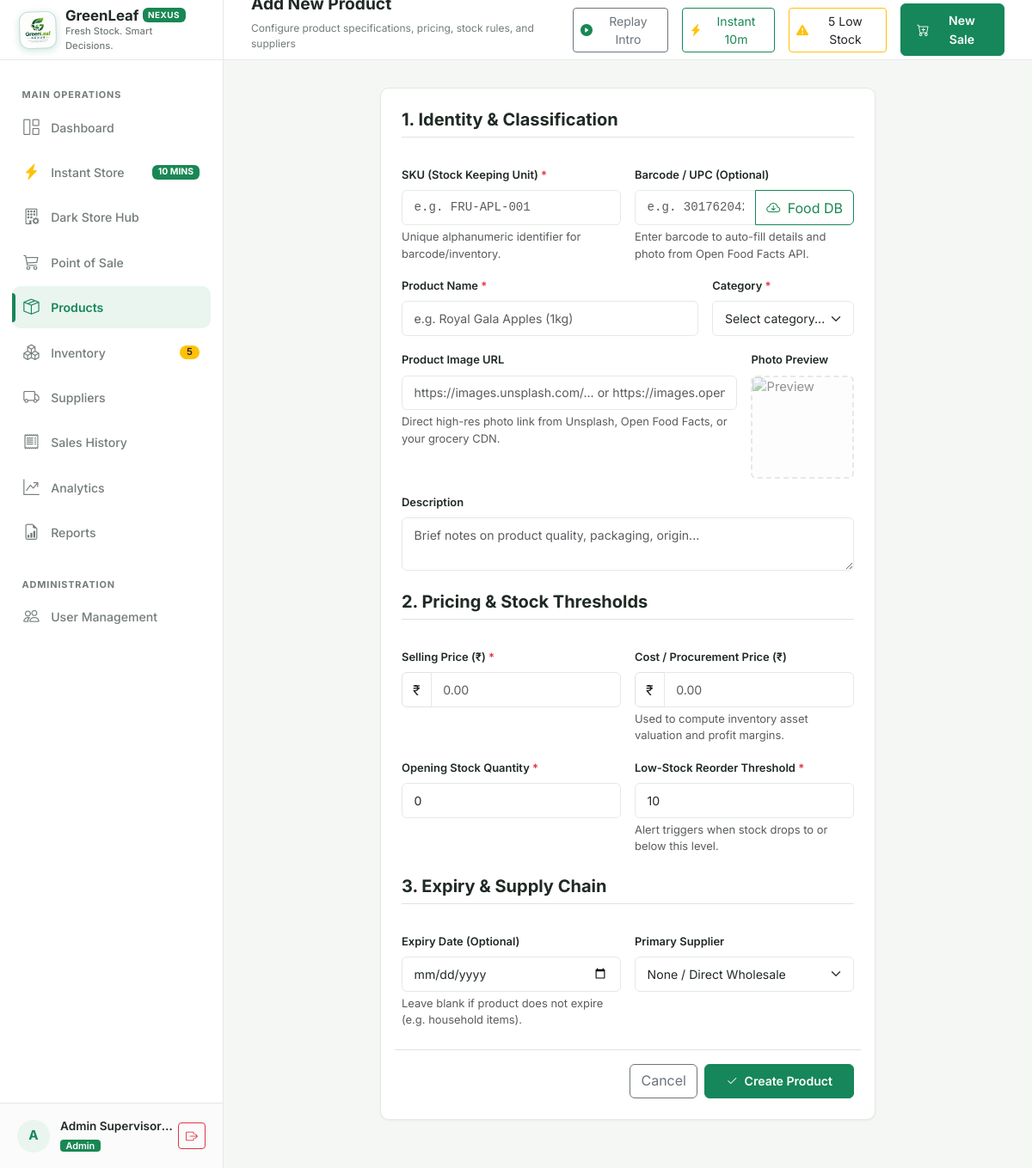
/products/new (signed in), run on the app's committed database.
### models/user.py (models this page shows, shortened)
class User(UserMixin, db.Model):
    __tablename__ = "users"
    user_id = db.Column(db.Integer, primary_key=True, autoincrement=True)
    username = db.Column(db.String(50), unique=True, nullable=False, index=True)
    full_name = db.Column(db.String(100), nullable=False)
    password_hash = db.Column(db.String(255), nullable=False)
    role = db.Column(db.String(20), nullable=False, default="cashier")  # 'admin' or 'cashier'
    is_active = db.Column(db.Boolean, default=True, nullable=False)
    created_at = db.Column(db.DateTime, default=datetime.utcnow, nullable=False)
    sales = db.relationship("Sale", back_populates="cashier", lazy="dynamic")
    movements = db.relationship("InventoryMovement", back_populates="user", lazy="dynamic")
    audit_logs = db.relationship("AuditLog", back_populates="user", lazy="dynamic")
    @property
    def is_admin(self):
        return self.role == "admin"

### routes/products.py (the view, shortened to what this page needs)
@products_bp.route("/new", methods=["GET", "POST"])
@login_required
@admin_required
def create():
    suppliers = Supplier.query.order_by(Supplier.name.asc()).all()
    return render_template("products/form.html", is_edit=False, product={}, suppliers=suppliers)

### routes/auth.py (called while the page is built)
def admin_required(f):
    @wraps(f)
    def decorated_function(*args, **kwargs):
        if not current_user.is_authenticated:
            return redirect(url_for("auth.login", next=request.url))
        if not current_user.is_admin:
            flash("Access denied: Administrator privileges required.", "danger")
            return abort(403)
        return f(*args, **kwargs)
    return decorated_function

### templates/products/form.html (shortened to what this page needs)
{% extends "base.html" %}
{% block page_subtitle %}Configure product specifications, pricing, stock rules, and suppliers{% endblock %}
{% block content %}
<div class="row justify-content-center">
  <div class="col-12 col-lg-8">
    <div class="card-custom">
      <form method="POST" action="{% if is_edit %}{{ url_for('products.edit', product_id=product.product_id) }}{% else %}{{ url_for('products.create') }}{% endif %}">
        <div class="row g-3">
          <div class="col-12">
            <h5 class="fw-bold mb-3 border-bottom pb-2">1. Identity & Classification</h5>
          </div>
          <div class="col-12 col-md-6">
            <label for="sku" class="form-label small fw-semibold">SKU (Stock Keeping Unit) <span class="text-danger">*</span></label>
            <input type="text" class="form-control form-control-custom font-monospace" id="sku" name="sku" value="{{ product.sku or '' }}" placeholder="e.g. FRU-APL-001" required>
            <div class="form-text">Unique alphanumeric identifier for barcode/inventory.</div>
          </div>
          <div class="col-12 col-md-6">
            <label for="barcode" class="form-label small fw-semibold">Barcode / UPC (Optional)</label>
            <div class="input-group">
              <input type="text" class="form-control form-control-custom font-monospace" id="barcode" name="barcode" value="{{ product.barcode or '' }}" placeholder="e.g. 3017620422003">
              <button type="button" id="btnLookupOff" class="btn btn-outline-success" title="Lookup product info and photo in Open Food Facts database">
                <i class="bi bi-cloud-arrow-down me-1"></i> Food DB
              </button>
            </div>
            <div class="form-text" id="barcodeLookupStatus">Enter barcode to auto-fill details and photo from Open Food Facts API.</div>
          </div>
          <div class="col-12 col-md-8">
            <label for="name" class="form-label small fw-semibold">Product Name <span class="text-danger">*</span></label>
            <input type="text" class="form-control form-control-custom" id="name" name="name" value="{{ product.name or '' }}" placeholder="e.g. Royal Gala Apples (1kg)" required>
          </div>
          <div class="col-12 col-md-4">
            <label for="category" class="form-label small fw-semibold">Category <span class="text-danger">*</span></label>
            <select class="form-select form-control-custom" id="category" name="category" required>
              <option value="" disabled {% if not product.category %}selected{% endif %}>Select category...</option>
            </select>
          </div>
          <div class="col-12 col-md-9">
            <label for="image_path" class="form-label small fw-semibold">Product Image URL</label>
            <input type="url" class="form-control form-control-custom" id="image_path" name="image_path" value="{{ product.image_path or '' }}" placeholder="https://images.unsplash.com/... or https://images.openfoodfacts.org/...">
            <div class="form-text">Direct high-res photo link from Unsplash, Open Food Facts, or your grocery CDN.</div>
          </div>
          <div class="col-12 col-md-3">
            <label class="form-label small fw-semibold">Photo Preview</label>
            <div class="product-form-img-preview" id="previewContainer">
              {% if product.image_path %}
                <img id="formImgPreview" src="{{ product.image_path }}" alt="Preview" onerror="this.src='https://images.unsplash.com/photo-1542838132-92c53300491e?auto=format&fit=crop&w=120&q=75';">
              {% else %}
                <img id="formImgPreview" src="https://images.unsplash.com/photo-1542838132-92c53300491e?auto=format&fit=crop&w=120&q=75" alt="Preview" class="opacity-50">
              {% endif %}
            </div>
          </div>
          <div class="col-12">
            <label for="description" class="form-label small fw-semibold">Description</label>
            <textarea class="form-control form-control-custom" id="description" name="description" rows="2" placeholder="Brief notes on product quality, packaging, origin...">{{ product.description or '' }}</textarea>
          </div>
          <div class="col-12 mt-4">
            <h5 class="fw-bold mb-3 border-bottom pb-2">2. Pricing & Stock Thresholds</h5>
          </div>
          <div class="col-12 col-md-6">
            <label for="unit_price" class="form-label small fw-semibold">Selling Price (₹) <span class="text-danger">*</span></label>
            <div class="input-group">
              <span class="input-group-text bg-white">₹</span>
              <input type="number" step="0.01" min="0" class="form-control form-control-custom" id="unit_price" name="unit_price" value="{{ product.unit_price or '' }}" placeholder="0.00" required>
            </div>
          </div>
          <div class="col-12 col-md-6">
            <label for="cost_price" class="form-label small fw-semibold">Cost / Procurement Price (₹)</label>
            <div class="input-group">
              <span class="input-group-text bg-white">₹</span>
              <input type="number" step="0.01" min="0" class="form-control form-control-custom" id="cost_price" name="cost_price" value="{{ product.cost_price or '' }}" placeholder="0.00">
            </div>
            <div class="form-text">Used to compute inventory asset valuation and profit margins.</div>
          </div>
          {% if not is_edit %}
          <div class="col-12 col-md-6">
            <label for="stock_qty" class="form-label small fw-semibold">Opening Stock Quantity <span class="text-danger">*</span></label>
            <input type="number" min="0" class="form-control form-control-custom" id="stock_qty" name="stock_qty" value="{{ product.stock_qty or '0' }}" required>
          </div>
          {% endif %}
          <div class="col-12 col-md-6">
            <label for="reorder_level" class="form-label small fw-semibold">Low-Stock Reorder Threshold <span class="text-danger">*</span></label>
            <input type="number" min="0" class="form-control form-control-custom" id="reorder_level" name="reorder_level" value="{{ product.reorder_level or '10' }}" required>
            <div class="form-text">Alert triggers when stock drops to or below this level.</div>
          </div>
          <div class="col-12 mt-4">
            <h5 class="fw-bold mb-3 border-bottom pb-2">3. Expiry & Supply Chain</h5>
          </div>
          <div class="col-12 col-md-6">
            <label for="expiry_date" class="form-label small fw-semibold">Expiry Date (Optional)</label>
            <input type="date" class="form-control form-control-custom" id="expiry_date" name="expiry_date" value="">
            <div class="form-text">Leave blank if product does not expire (e.g. household items).</div>
          </div>
          <div class="col-12 col-md-6">
            <label for="supplier_id" class="form-label small fw-semibold">Primary Supplier</label>
            <select class="form-select form-control-custom" id="supplier_id" name="supplier_id">
              <option value="">None / Direct Wholesale</option>
            </select>
          </div>
          <div class="col-12 d-flex justify-content-end gap-2 mt-4 pt-3 border-top">
            <a href="{{ url_for('products.index') }}" class="btn btn-outline-secondary">Cancel</a>
            <button type="submit" class="btn btn-green px-4">
              <i class="bi bi-check2 me-1"></i> {% if is_edit %}Save Changes{% else %}Create Product{% endif %}
            </button>
          </div>
        </div>
      </form>
    </div>
  </div>
</div>
{% endblock %}

### templates/base.html (shortened to what this page needs)
<!DOCTYPE html>
<html lang="en">
<head>
  <link href="https://cdn.jsdelivr.net/npm/bootstrap@5.3.3/dist/css/bootstrap.min.css" rel="stylesheet">
  <link href="https://cdn.jsdelivr.net/npm/bootstrap-icons@1.11.3/font/bootstrap-icons.min.css" rel="stylesheet">
  <link href="{{ url_for('static', filename='css/style.css') }}" rel="stylesheet">
</head>
<body>
<div class="app-container">
  <aside class="app-sidebar" id="appSidebar">
    <a href="{{ url_for('dashboard.index') if current_user.is_authenticated and current_user.is_admin else url_for('pos.index') }}" class="brand-section text-decoration-none">
      <img src="{{ url_for('static', filename='img/greenleaf-nexus-logo.png') }}" alt="GreenLeaf Nexus Official Logo" class="brand-logo-img">
      <div class="brand-text">
        <h1 class="d-flex align-items-center gap-1 mb-0">
          GreenLeaf <span class="badge bg-success text-white fw-bold" style="font-size: 0.62rem; letter-spacing: 0.5px;">NEXUS</span>
        </h1>
        <p class="mb-0">{{ STORE_TAGLINE }}</p>
      </div>
    </a>
    <nav class="sidebar-nav">
      <div class="nav-section-title">Main Operations</div>
      {% if current_user.is_authenticated and current_user.is_admin %}
      <a href="{{ url_for('dashboard.index') }}" class="nav-link-custom {% if request.endpoint == 'dashboard.index' %}active{% endif %}">
        <i class="bi bi-grid-1x2"></i>
        <span>Dashboard</span>
      </a>
      {% endif %}
      <a href="{{ url_for('express.store') }}" class="nav-link-custom {% if request.endpoint and request.endpoint.startswith('express.store') %}active{% endif %}">
        <i class="bi bi-lightning-charge-fill text-warning"></i>
        <span>Instant Store</span>
        <span class="badge bg-success ms-auto" style="font-size: 0.65rem;">10 MINS</span>
      </a>
      {% if current_user.is_authenticated and current_user.is_admin %}
      <a href="{{ url_for('express.picker_console') }}" class="nav-link-custom {% if request.endpoint and request.endpoint.startswith('express.picker') %}active{% endif %}">
        <i class="bi bi-building-gear"></i>
        <span>Dark Store Hub</span>
      </a>
      {% endif %}
      <a href="{{ url_for('pos.index') }}" class="nav-link-custom {% if request.endpoint and request.endpoint.startswith('pos.') %}active{% endif %}">
        <i class="bi bi-cart3"></i>
        <span>Point of Sale</span>
      </a>
      {% if current_user.is_authenticated and current_user.is_admin %}
      <a href="{{ url_for('products.index') }}" class="nav-link-custom {% if request.endpoint and request.endpoint.startswith('products.') %}active{% endif %}">
        <i class="bi bi-box-seam"></i>
        <span>Products</span>
      </a>
      <a href="{{ url_for('inventory.index') }}" class="nav-link-custom {% if request.endpoint and request.endpoint.startswith('inventory.') %}active{% endif %}">
        <i class="bi bi-boxes"></i>
        <span>Inventory</span>
        {% if LOW_STOCK_GLOBAL_COUNT > 0 %}
          <span class="badge bg-warning text-dark sidebar-badge">{{ LOW_STOCK_GLOBAL_COUNT }}</span>
        {% endif %}
      </a>
      <a href="{{ url_for('suppliers.index') }}" class="nav-link-custom {% if request.endpoint and request.endpoint.startswith('suppliers.') %}active{% endif %}">
        <i class="bi bi-truck"></i>
        <span>Suppliers</span>
      </a>
      {% endif %}
      <a href="{{ url_for('sales.index') }}" class="nav-link-custom {% if request.endpoint and request.endpoint.startswith('sales.') %}active{% endif %}">
        <i class="bi bi-receipt"></i>
        <span>Sales History</span>
      </a>
      {% if current_user.is_authenticated and current_user.is_admin %}
      <a href="{{ url_for('analytics.index') }}" class="nav-link-custom {% if request.endpoint and request.endpoint.startswith('analytics.') %}active{% endif %}">
        <i class="bi bi-graph-up-arrow"></i>
        <span>Analytics</span>
      </a>
      <a href="{{ url_for('reports.index') }}" class="nav-link-custom {% if request.endpoint and request.endpoint.startswith('reports.') %}active{% endif %}">
        <i class="bi bi-file-earmark-bar-graph"></i>
        <span>Reports</span>
      </a>
      <div class="nav-section-title mt-3">Administration</div>
      <a href="{{ url_for('users.index') }}" class="nav-link-custom {% if request.endpoint and request.endpoint.startswith('users.') %}active{% endif %}">
        <i class="bi bi-people"></i>
        <span>User Management</span>
      </a>
      {% endif %}
    </nav>
    <div class="user-profile-widget">
      <div class="user-avatar">
        {{ current_user.full_name[:1].upper() if current_user.is_authenticated else 'G' }}
      </div>
      <div class="user-info-text">
        <div class="user-name">{{ current_user.full_name if current_user.is_authenticated else 'Guest' }}</div>
        <span class="user-role-badge {% if current_user.is_authenticated and current_user.is_admin %}badge bg-success{% else %}badge bg-secondary{% endif %}">
          {{ current_user.role if current_user.is_authenticated else 'Visitor' }}
        </span>
      </div>
      <a href="{{ url_for('auth.logout') }}" class="btn btn-sm btn-outline-danger ms-1" title="Log Out">
        <i class="bi bi-box-arrow-right"></i>
      </a>
    </div>
  </aside>
  <div class="main-wrapper">
    <header class="app-topbar">
      <div class="d-flex align-items-center gap-3">
        <div class="topbar-title-section">
          <h2>{% block page_title %}Overview{% endblock %}</h2>
          <p>{% block page_subtitle %}Real-time store management and inventory surveillance{% endblock %}</p>
        </div>
      </div>
      <div class="topbar-actions">
        <button type="button" class="btn btn-sm btn-outline-secondary d-none d-md-inline-flex align-items-center gap-1" id="btnReplayIntro" title="Replay 'Welcome to GreenLeaf Nexus' Framer Page Transition">
          <i class="bi bi-play-circle-fill text-success"></i>
          <span>Replay Intro</span>
        </button>
        <a href="{{ url_for('express.store') }}" class="btn btn-sm btn-outline-success d-inline-flex align-items-center gap-1">
          <i class="bi bi-lightning-charge-fill text-warning"></i>
          <span class="d-none d-sm-inline">Instant 10m</span>
        </a>
        {% if LOW_STOCK_GLOBAL_COUNT > 0 and current_user.is_authenticated and current_user.is_admin %}
        <a href="{{ url_for('inventory.index', filter='low_stock') }}" class="btn btn-sm btn-outline-warning text-dark d-none d-md-inline-flex align-items-center gap-1" title="Low stock products require attention">
          <i class="bi bi-exclamation-triangle-fill text-warning"></i>
          <span>{{ LOW_STOCK_GLOBAL_COUNT }} Low Stock</span>
        </a>
        {% endif %}
        <a href="{{ url_for('pos.index') }}" class="btn btn-sm btn-green d-flex align-items-center gap-2">
          <i class="bi bi-cart-plus"></i>
          <span class="d-none d-sm-inline">New Sale</span>
        </a>
      </div>
    </header>
    <main class="content-body">
      {% block content %}{% endblock %}
    </main>
  </div>
</div>
</body>
</html>

### data on the page
User: is_active+full_name "A", is_active+full_name "Admin Supervisor…", is_active+role "Admin"

### other printed values
{{ STORE_TAGLINE }} "Fresh Stock. Smart Decisions."
{{ LOW_STOCK_GLOBAL_COUNT }} "5"
